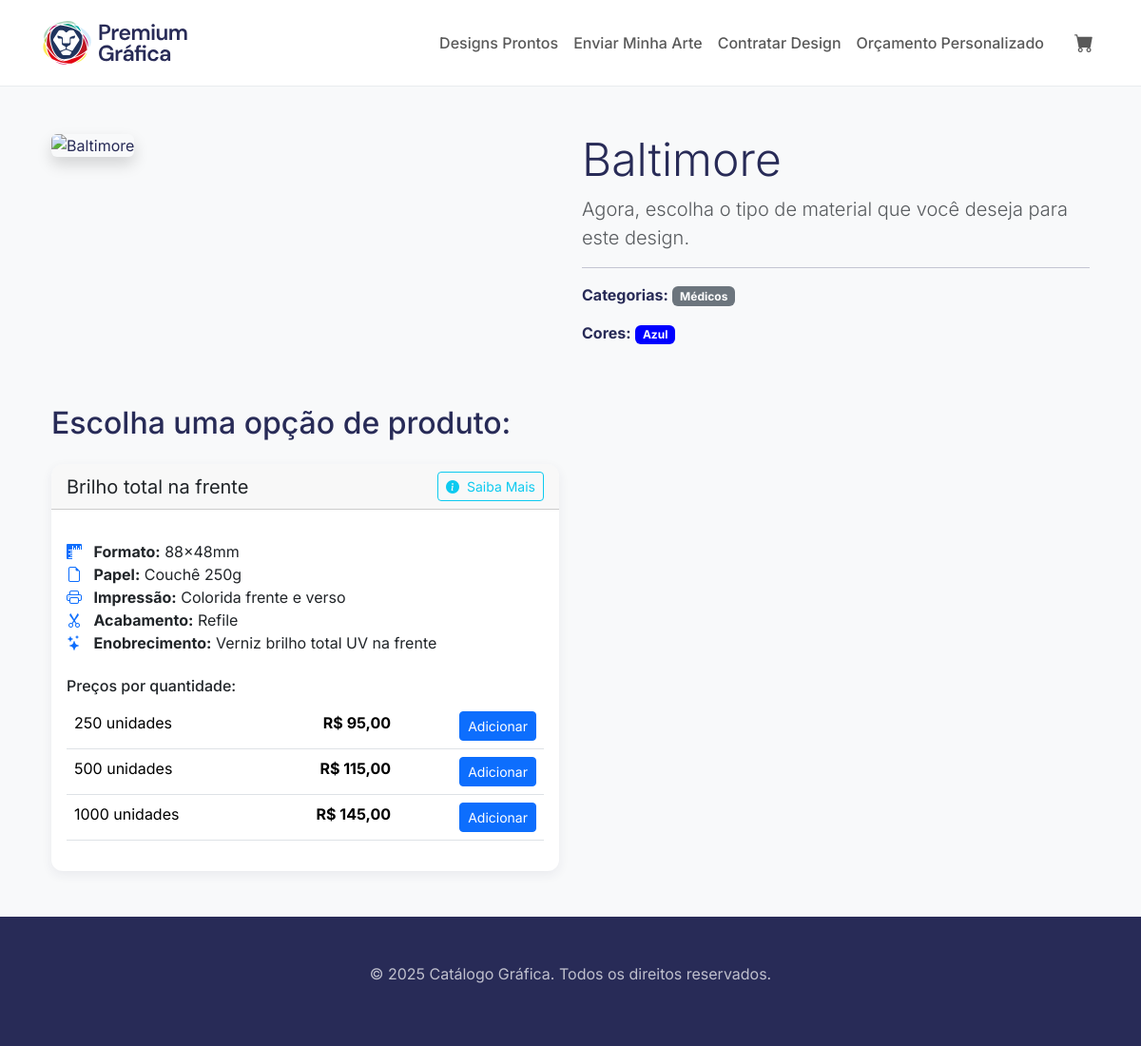
The app's page /designs/2/ with its own data.
### designs/models.py (models this page shows, shortened)
class Design(models.Model):
    name = models.CharField(max_length=100, verbose_name="Nome do Design")
    image = CloudinaryField('image', folder='designs')
    categories = models.ManyToManyField(Category, related_name="designs", verbose_name="Categorias")
    colors = models.ManyToManyField(Color, related_name="designs", blank=True, verbose_name="Cores")
    available_variations = models.ManyToManyField(
        ProductVariation,
        related_name="designs",
        help_text="Selecione as variações de produto que podem ser usadas com este design.",
        verbose_name="Variações de Produto Disponíveis"
    )
    class Meta:
        verbose_name = "Design"
        verbose_name_plural = "Designs"

class Category(models.Model):
    name = models.CharField(max_length=100, unique=True, verbose_name="Nome da Categoria")
    slug = models.SlugField(max_length=100, unique=True, help_text="Versão do nome otimizada para URLs.")
    class Meta:
        verbose_name = "Categoria"
        verbose_name_plural = "Categorias"
        ordering = ['name']

class Color(models.Model):
    name = models.CharField(max_length=50, unique=True, verbose_name="Nome da Cor")
    hex_code = models.CharField(max_length=7, unique=True, help_text="Código Hexadecimal da cor. Ex: #FF5733", verbose_name="Código Hex")
    class Meta:
        verbose_name = "Cor"
        verbose_name_plural = "Cores"
        ordering = ['name']

### products/models.py (models this page shows, shortened)
class ProductVariation(models.Model):
    product_type = models.ForeignKey(ProductType, on_delete=models.PROTECT, related_name="variations", verbose_name="Tipo de Produto")
    name = models.CharField(max_length=100, verbose_name="Nome da Variação")
    icon_image = CloudinaryField('icon_image', blank=True, null=True, folder='products/icons')
    detailed_description = models.TextField(
        blank=True,
        verbose_name="Descrição Detalhada",
        help_text="Explique em detalhes sobre o produto, papel, acabamentos, etc."
    )
    video_url = models.URLField(
        blank=True,
        verbose_name="URL do Vídeo (YouTube, Vimeo)",
        help_text="Cole aqui o link 'embed' do vídeo."
    )
    class Meta:
        verbose_name = "Variação de Produto"
        verbose_name_plural = "Variações de Produtos"
        unique_together = ('product_type', 'name')

class Specification(models.Model):
    product_variation = models.ForeignKey(ProductVariation, on_delete=models.CASCADE, related_name="specifications", verbose_name="Variação de Produto")
    name = models.CharField(max_length=100, verbose_name="Nome da Característica") # Ex: "Papel"
    value = models.CharField(max_length=255, verbose_name="Valor da Característica") # Ex: "Couchê 300g"
    icon = models.CharField(
        max_length=50,
        blank=True, # O ícone é opcional
        verbose_name="Classe do Ícone (Bootstrap Icons)",
        help_text="Ex: 'bi-rulers' ou 'bi-palette'. Veja os nomes em bootstrap-icons."
    )
    class Meta:
        verbose_name = "Especificação"
        verbose_name_plural = "Especificações"
        unique_together = ('product_variation', 'name')

class PriceTier(models.Model):
    product_variation = models.ForeignKey(ProductVariation, on_delete=models.CASCADE, related_name="price_tiers", verbose_name="Variação de Produto")
    quantity = models.PositiveIntegerField(verbose_name="Quantidade")
    price = models.DecimalField(max_digits=10, decimal_places=2, verbose_name="Preço")
    class Meta:
        verbose_name = "Faixa de Preço"
        verbose_name_plural = "Faixas de Preço"
        unique_together = ('product_variation', 'quantity')
        ordering = ['quantity']

### designs/views.py (the view)
# urls.py: path('designs/<int:design_id>/', views.design_detail_view, name='detail'),
def design_detail_view(request, design_id):
    design = get_object_or_404(Design, id=design_id)
    context = {
        'design': design
    }
    return render(request, 'designs/design_detail.html', context)

### core/templatetags/video_filters.py (called while the page is built)
@register.filter(name='get_embed_url')
def get_embed_url(video_url):
    if not video_url:
        return ""
    regex = (
        r'(https?://)?(www\.)?'
        '(youtube|youtu|youtube-nocookie)\.(com|be)/'
        '(watch\?v=|embed/|v/|.+\?v=)?([^&=%\?]{11})')
    match = re.search(regex, video_url)
    if match:
        video_id = match.group(6)
        return f"https://www.youtube.com/embed/{video_id}"
    return video_url

### orders/context_processors.py (called while the page is built)
def cart_context(request):
    cart = request.session.get('cart', {})
    cart_item_count = len(cart)
    return {
        'cart': cart,
        'cart_item_count': cart_item_count,
    }

### designs/templates/designs/design_detail.html (shortened to what this page needs)
{% extends "core/base.html" %} {% load video_filters %} {% block title %} {{ design.name }} - {{ block.super }} {% endblock %} {% block content %}
<div class="container">
    <div class="row mb-5">
        <div class="col-md-6">
            <img src="{{ design.image.url }}" class="img-fluid rounded shadow" alt="{{ design.name }}" />
        </div>
        <div class="col-md-6">
            <h1 class="display-5">{{ design.name }}</h1>
            <p class="lead text-muted">Agora, escolha o tipo de material que você deseja para este design.</p>
            <hr />
            <p>
                <strong>Categorias:</strong>
                {% for category in design.categories.all %}
                <span class="badge bg-secondary">{{ category.name }}</span>
                {% endfor %}
            </p>
            <p>
                <strong>Cores:</strong>
                {% for color in design.colors.all %}
                <span class="badge" style="background-color: {{ color.hex_code }}; color: #fff;">{{ color.name }}</span>
                {% endfor %}
            </p>
        </div>
    </div>
    <h2 class="mb-4">Escolha uma opção de produto:</h2>
    <div class="row row-cols-1 row-cols-md-2 g-4">
        {% for variation in design.available_variations.all %}
        <div class="col">
            <div class="card h-100 card-product">
                <div class="card-header d-flex justify-content-between align-items-center">
                    <h5 class="my-0 fw-normal">{{ variation.name }}</h5>
                    <button type="button" class="btn btn-sm btn-outline-info" data-bs-toggle="modal" data-bs-target="#variationModal-{{ variation.id }}"><i class="bi bi-info-circle-fill me-1"></i> Saiba Mais</button>
                </div>
                <div class="card-body">
                    <ul class="list-unstyled mt-3 mb-4">
                        {% for spec in variation.specifications.all %}
                        <li>{% if spec.icon %}<i class="bi {{ spec.icon }} me-2 text-primary"></i>{% endif %} <strong>{{ spec.name }}:</strong> {{ spec.value }}</li>
                        {% empty %}
                        <li>Nenhuma especificação cadastrada.</li>
                        {% endfor %}
                    </ul>
                    <h6>Preços por quantidade:</h6>
                    <table class="table">
                        <tbody>
                            {% for tier in variation.price_tiers.all %}
                            <tr>
                                <td>{{ tier.quantity }} unidades</td>
                                <td class="text-end">
                                    <strong>R$ {{ tier.price|floatformat:2 }}</strong>
                                </td>
                                <td class="text-end">
                                    <form action="{% url 'orders:add_to_cart_with_design' design.id tier.id %}" method="POST" class="d-inline">
                                        <button type="submit" class="btn btn-sm btn-primary">Adicionar</button>
                                    </form>
                                </td>
                            </tr>
                            {% empty %}
                            <tr>
                                <td colspan="3" class="text-center">Nenhum preço cadastrado.</td>
                            </tr>
                            {% endfor %}
                        </tbody>
                    </table>
                </div>
            </div>
        </div>
        {% empty %}
        <div class="col-12">
            <div class="alert alert-warning" role="alert">Nenhuma opção de produto foi configurada para este design ainda.</div>
        </div>
        {% endfor %}
    </div>
</div>
{% endblock %}

### static/css/custom.css (style rules this page uses)
:root { --brand-primary: #282b57; --brand-accent: #ceff00; --brand-hard-gray: #222222; --brand-gray: #595959; --brand-light-gray: #f8f9fa; --brand-white: #ffffff; --brand-border-color: #e9ecef; }
body { font-family: 'Inter', sans-serif; background-color: var(--brand-white); color: var(--brand-primary); display: flex; flex-direction: column; min-height: 100vh; }
.card-product { border: none; border-radius: 12px; overflow: hidden; box-shadow: 0 0.25rem 0.75rem rgba(40, 43, 87, 0.07); }

### records on screen
Design: name "Baltimore"
Category: name "Médicos"
Color: name "Azul"
ProductVariation: name "Brilho total na frente"
Specification: name "Formato", value "88x48mm"
Specification: name "Papel", value "Couchê 250g"
Specification: name "Impressão", value "Colorida frente e verso"
Specification: name "Acabamento", value "Refile"
Specification: name "Enobrecimento", value "Verniz brilho total UV na frente"
PriceTier: quantity "250", price "95,00"
PriceTier: quantity "500", price "115,00"
PriceTier: quantity "1000", price "145,00"
